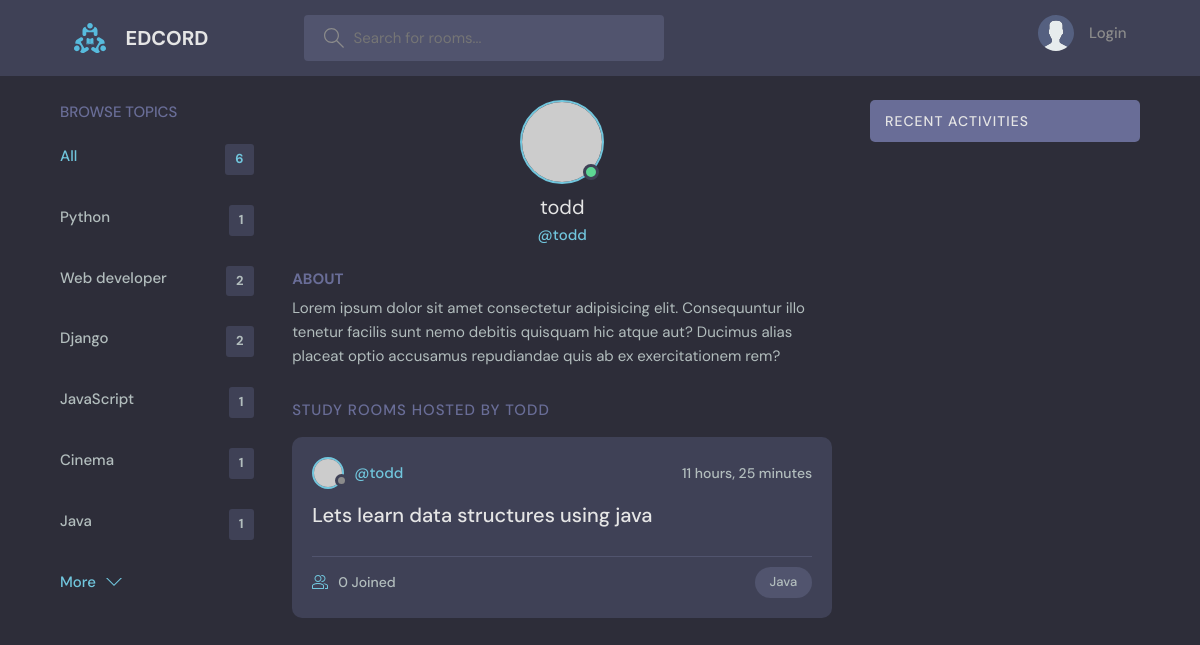
Page /user-profile/5 on the earlier database version.
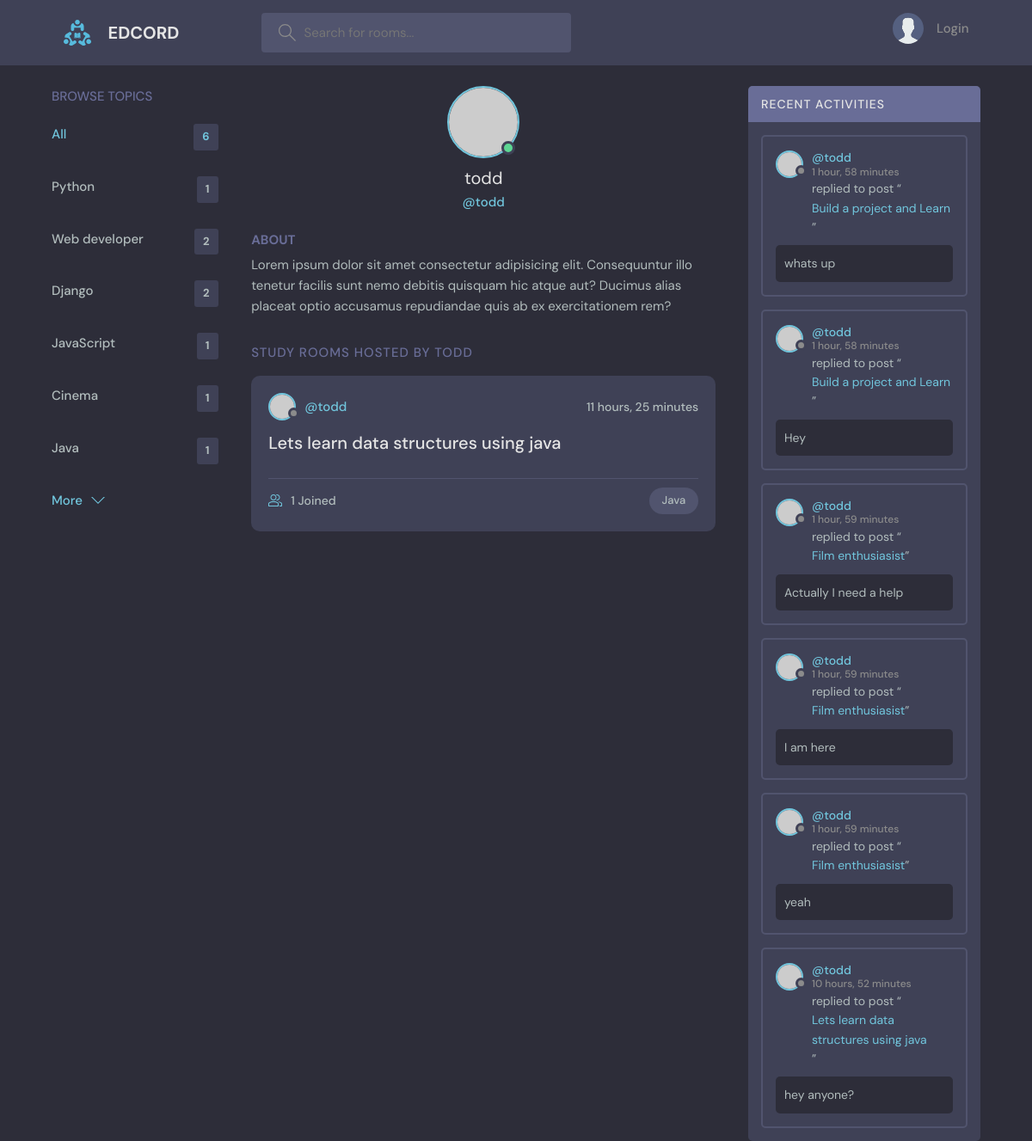
Same page on the later database version.
### base/models.py (models this page shows, shortened)
class Topic(models.Model):
    name=models.CharField(max_length=200)

class Room(models.Model):
    host=models.ForeignKey(User,on_delete=SET_NULL,null=True)
    topic=models.ForeignKey(Topic,on_delete=CASCADE,null=True)
    name=models.CharField(max_length=200)
    description=models.TextField(null=True,blank=True)
    participants=models.ManyToManyField(User,related_name='participants',blank=True)
    updated=models.DateTimeField(auto_now=True)
    created=models.DateTimeField(auto_now_add=True)
    def __str__(self):
        return self.name
    class Meta:
        ordering=['-updated','-created']

class Message(models.Model):
    user=models.ForeignKey(User,on_delete=CASCADE)
    room=models.ForeignKey(Room,on_delete=CASCADE)
    body=models.TextField()
    updated=models.DateTimeField(auto_now=True)
    created=models.DateTimeField(auto_now_add=True)
    class Meta:
        ordering=['-updated','-created']
    def __str__(self):
        return self.body[0:50]

### base/views.py (the view)
# urls.py: path('user-profile/<str:pk>',views.UserProfile,name='user-profile'),
def UserProfile(request,pk):
    user=User.objects.get(id=pk)
    rooms=user.room_set.all()
    room_messages=user.message_set.all()
    topics = Topic.objects.all()
    context={'user':user,'rooms':rooms,'room_messages':room_messages,'topics':topics}
    return render(request,'base/profile.html',context)

### base/templates/base/profile.html (shortened to what this page needs)
{% extends 'main.html' %}
{% block content %}
  <main class="profile-page layout layout--3">
    <div class="container">
      {% include 'base/topic_component.html' %}
      <div class="roomList">
        <div class="profile">
          <div class="profile__avatar">
            <div class="avatar avatar--large active">
              <img src="https://randomuser.me/api/portraits/men/11.jpg" />
            </div>
          </div>
          <div class="profile__info">
            <h3>{{user.username}}</h3>
            <p>@{{user.username}}</p>
          </div>
          <div class="profile__about">
            <h3>About</h3>
            <p>
              Lorem ipsum dolor sit amet consectetur adipisicing elit. Consequuntur illo tenetur
              facilis sunt nemo debitis quisquam hic atque aut? Ducimus alias placeat optio
              accusamus repudiandae quis ab ex exercitationem rem?
            </p>
          </div>
        </div>
        <div class="roomList__header">
          <div>
            <h2>Study Rooms Hosted by {{user.username}}</a>
            </h2>
          </div>
        </div>
        {% include 'base/feed_component.html'%}
      </div>
      {% include 'base/activity_component.html' %}
    </div>
  </main>
{% endblock %}

### templates/main.html (shortened to what this page needs)
<!DOCTYPE html>
{% load static %}
<html lang="en">
  <head>
    <link rel="stylesheet" href="{% static 'styles/style.css' %}" />
  </head>
  <body>
    {% include 'navbar.html'%}
    {% block content%}
    {% endblock %}
  </body>
</html>

### templates/navbar.html (shortened to what this page needs)
{% load static %}
<header class="header header--loggedIn">
    <div class="container">
      <a href="{% url 'home' %}" class="header__logo">
        <img src="{% static 'images/logo.svg' %}" />
        <h1>EDCORD</h1>
      </a>
      <form class="header__search" method="GET" action="{% url 'home' %}">
        <label>
          <input name="q" placeholder="Search for rooms..." />
        </label>
      </form>
      <nav class="header__menu">
        {% if request.user.is_authenticated %}
        <div class="header__user">
          <a href="{% url 'user-profile' request.user.id %}">
            <div class="avatar avatar--medium active">
              <img src="https://randomuser.me/api/portraits/men/37.jpg" />
            </div>
            <p>{{request.user.username}} <a href="{% url 'update-user' %}"><span>@{{request.user.username}}</span></a></p>
          </a>
          <button class="dropdown-button">
            <svg version="1.1" xmlns="http://www.w3.org/2000/svg" width="32" height="32" viewBox="0 0 32 32">
              <title>chevron-down</title>
              <path d="M16 21l-13-13h-3l16 16 16-16h-3l-13 13z"></path>
            </svg>
          </button>
        </div>
        {% else %}
        <a href="{% url 'login' %}">
          <img src="{% static 'images/avatar.svg' %}" />
          <p>Login</p>
        </a>
        {% endif %}
      </nav>
    </div>
  </header>

### base/templates/base/topic_component.html
    <div class="topics">
      <div class="topics__header">
        <h2>Browse Topics</h2>
      </div>
      <ul class="topics__list">
        <li>
          <a href="{% url 'home' %}" class="active">All <span>{{topics.count}}</span></a>
        </li>
        {% for topic in topics%}
        <li>
          <a href="{% url 'home' %}?q={{topic.name}}">{{topic.name}} <span>{{topic.room_set.all.count}}</span></a>
        </li>
        {% endfor %}
      </ul>
      <a class="btn btn--link" href="{% url 'topics' %}">
        More
        <svg
          version="1.1"
          xmlns="http://www.w3.org/2000/svg"
          width="32"
          height="32"
          viewBox="0 0 32 32"
        >
          <title>chevron-down</title>
          <path d="M16 21l-13-13h-3l16 16 16-16h-3l-13 13z"></path>
        </svg>
      </a>
    </div>

### base/templates/base/feed_component.html (shortened to what this page needs)
{% for room in rooms%}
<div class="roomListRoom">
  <div class="roomListRoom__header">
    <a
      href="{% url 'user-profile' room.host.id %}"
      class="roomListRoom__author"
    >
      <div class="avatar avatar--small">
        <img src="https://randomuser.me/api/portraits/women/11.jpg" />
      </div>
      <span>@{{room.host.username}}</span>
    </a>
    <div class="roomListRoom__actions">
      <span>{{room.created|timesince}}</span>
    </div>
  </div>
  <div class="roomListRoom__content">
    <a href="{% url 'room' room.id %}">{{room.name}}</a>
  </div>
  <div class="roomListRoom__meta">
    <a href="{% url 'room' room.id %}" class="roomListRoom__joined">
      {{room.participants.all.count}} Joined
    </a>
    <p class="roomListRoom__topic">{{room.topic.name}}</p>
  </div>
</div>
{% endfor %}

### base/templates/base/activity_component.html (shortened to what this page needs)
<div class="activities">
    <div class="activities__header">
      <h2>Recent Activities</h2>
    </div>
{% for message in room_messages %}
<div class="activities__box">
    <div class="activities__boxHeader roomListRoom__header">
      <a href="{% url 'user-profile' message.user.id %}" class="roomListRoom__author">
        <div class="avatar avatar--small">
          <img src="https://randomuser.me/api/portraits/women/11.jpg" />
        </div>
        <p>
          @{{message.user}}
          <span>{{message.created|timesince}}</span>
        </p>
      </a>
    </div>
    <div class="activities__boxContent">
      <p>
        replied to post “<a href="{% url 'room' message.room.id %}">{{message.room}}</a
        >”
      </p>
      <div class="activities__boxRoomContent">
        {{message.body}}
      </div>
    </div>
  </div>
{% endfor %}
</div>

Differences in the rows shown:
computed for Room "Lets learn data structures using java": participants.all.count "0" → "1"
added Message: user "todd", created "1 hour, 58 minutes", room "Build a project and Learn", body "whats up"
added Message: user "todd", created "1 hour, 58 minutes", room "Build a project and Learn", body "Hey"
added Message: user "todd", created "1 hour, 59 minutes", room "Film enthusiasist", body "Actually I need a help"
added Message: user "todd", created "1 hour, 59 minutes", room "Film enthusiasist", body "I am here"
added Message: user "todd", created "1 hour, 59 minutes", room "Film enthusiasist", body "yeah"
added Message: user "todd", created "10 hours, 52 minutes", room "Lets learn data structures using java", body "hey anyone?"
